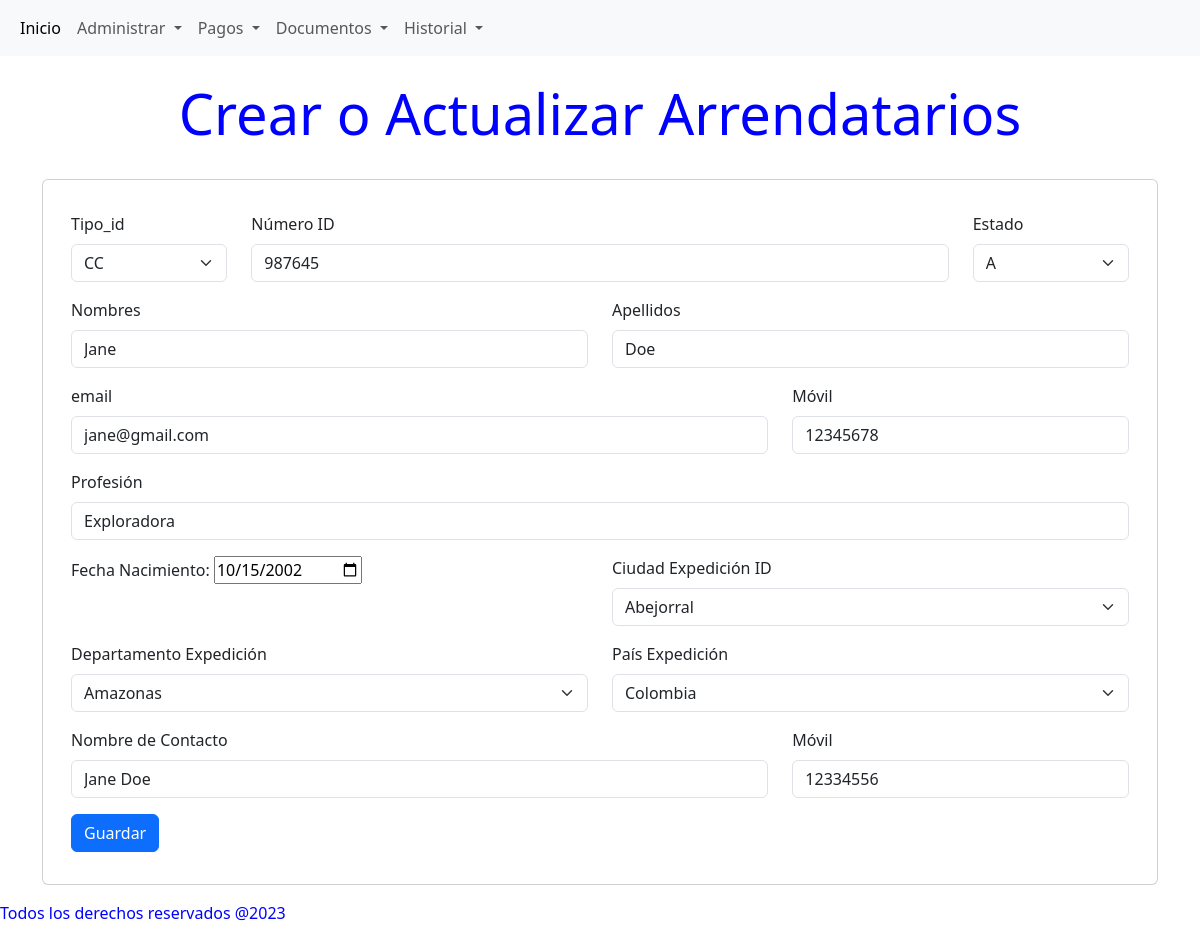
The app's page /arrendatario/edit/1 with its own data.
### models/ArrendatarioModel.py (models this page shows)
class Arrendatario(db.Model):
    id              = db.Column(db.Integer, primary_key = True)
    tipoid          = db.Column(db.String(10), nullable=False)
    idnumber        = db.Column(db.Integer, unique = True, nullable=False)
    estado          = db.Column(db.String(1), nullable=False)
    nombres         = db.Column(db.String(100), nullable=False)
    apellidos       = db.Column(db.String(100), nullable=False)
    email           = db.Column(db.String(100), nullable=False)
    movil           = db.Column(db.Integer, nullable=False)
    fechaNacimiento = db.Column(db.DateTime, nullable=False)
    pais_exp        = db.Column(db.String(50), nullable=False)
    provincia_exp   = db.Column(db.String(50))
    ciudad_exp      = db.Column(db.String(50))
    nombreContacto  = db.Column(db.String(100))
    movilContacto   = db.Column(db.Integer)
    profesion       = db.Column(db.String(100))
    contratos       = db.relationship('Contrato', secondary='contrato_arrendatario', back_populates='arrendatarios')

### models/CitiesModel.py (models this page shows, shortened)
class Cities(db.Model):
    id              =     db.Column(db.Integer, primary_key = True)
    ciudad          = db.Column(db.String(50), nullable=False)
    provincia       = db.Column(db.String(50), nullable=False)
    pais            = db.Column(db.String(50), nullable=False)

### routes/arrendatario.py (the view)
@arrendatario_bp.route('/edit/<int:person_id>', methods =['GET','POST'])
def edit_person(person_id):
   try:
        arrendatario = Arrendatario.query.filter_by(id=int(person_id)).one()
        return displayForm(arrendatario,person_id)
   except :
        return render_template('not_found.html')

### routes/arrendatario.py (called while the page is built)
def displayForm(arrendatario = None, edit_id = 'new'):
    if arrendatario is None:
        arrendatario = Arrendatario()
    idsType = tipoIdList
    estados = estadoList
    citiesQuery = Cities.query.all()
    cityData = CityPicklist(cityQuery=citiesQuery)
    ciudades = cityData.getciudades()
    provincias = cityData.getprovincias()
    paises = cityData.getpaises()
    return render_template('arrendatario/formArrendatario.html',
                           edit_id = edit_id,
                           arrendatario = arrendatario,
                           idsType = idsType,
                           estados = estados,
                           ciudades = ciudades,
                           provincias = provincias,
                           paises = paises)

### utils/pickLists.py (called while the page is built)
    def getciudades(self):
        if self.ubicaciones is None:
            cities = ['city1']
        else:
            cities = sorted(set(ubicacion.ciudad for ubicacion in self.ubicaciones))
        return cities

    def getprovincias(self):
        if self.ubicaciones is None:
            provincias = ['pronvince1']
        else:
            provincias = sorted(set(ubicacion.provincia for ubicacion in self.ubicaciones))
        return provincias

    def getpaises(self):
        if self.ubicaciones is None:
            paises = ['pais1']
        else:
            paises =sorted(set(ubicacion.pais for ubicacion in self.ubicaciones))
        return paises

### templates/arrendatario/formArrendatario.html (shortened to what this page needs)
{% extends 'base.html' %}
{% block content %}
<h1 class="display-4 text-center mt-4"> Crear o Actualizar Arrendatarios</h1>
<br>
<div class="container">
    <div class="card">
        <div class="card-body">
            <form method="post" action="{{ url_for('arrendatario.update_person', edit_id =edit_id) }}">
                <div class="container">
                    <div class=" row my-3">
                        <div class="col form-group">
                            <label for="tipoid"class="form-label">Tipo_id</label>
                            <select class="form-select" id="tipoid" name="tipoid" aria-describedby="tipoid">
                            {% for item in idsType %}
                                <option value="{{  item  }}" {% if arrendatario.tipoid == item %} selected {% endif %}>
                                    {{  item  }}
                                </option>
                            {% endfor %}
                            </select>
                        </div>
                        <div class="col-8">
                            <label for="idnumber" class="form-label">Número ID</label>
                            <input type="number" class="form-control" name="idnumber" value= {{ arrendatario.idnumber }} id="idnumber" aria-describedby="idnumber" required>
                        </div>
                        <div class="col form-group">
                            <label for="estado" class="form-label">Estado</label>
                            <select class="form-select" id="estado" name="estado" aria-describedby="estado">
                                {% for estado in estados %}
                                <option value="{{  estado  }}" {% if arrendatario.estado == estado %} selected {% endif %}>
                                    {{  estado  }}
                                </option>
                                {% endfor %}
                            </select>
                        </div>
                    </div>
                    <div class=" row my-3">
                        <div class="col">
                            <label for="nombres" class="form-label">Nombres</label>
                            <input type="text" class="form-control" id="nombres"  name="nombres"  value= {{ arrendatario.nombres |replace(' ', '&nbsp;') | safe }} aria-describedby="nombres" maxlength="100" required>
                        </div>
                        <div class="col">
                            <label for="apellidos" class="form-label">Apellidos</label>
                            <input type="text" class="form-control" name='apellidos' value= {{ arrendatario.apellidos |replace(' ', '&nbsp;') | safe }} maxlength="100" id="apellidos" aria-describedby="apellidos" required>
                        </div>
                    </div>
                    <div class="row my-3">
                        <div class="col-8">
                            <label for="email" class="form-label">email</label>
                            <input type="email" class="form-control" id="email"  name="email" value= {{ arrendatario.email }} maxlength="100"aria-describedby="email" reuired>
                        </div>
                        <div class="col-4">
                            <label for="movil" class="form-label">Móvil</label>
                            <input type="number" class="form-control" id="movil" name="movil" value= {{ arrendatario.movil }} aria-describedby="movil" required>
                        </div>
                    </div>
                    <div class="row my-3">
                        <div class="col">
                            <label for="profesion" class="form-label">Profesión</label>
                            <input type="text" class="form-control" id="profesion"  name="profesion" value= {{ arrendatario.profesion |replace(' ', '&nbsp;') | safe }} maxlength="100"aria-describedby="profesion">
                        </div>
                    </div>
                    <div class="row my-3">
                        <div class="col">
                            <label for="fechaNacimiento">Fecha Nacimiento:</label>
                            <input type="date" name="fechaNacimiento" value= {{ arrendatario.fechaNacimiento |default('')  }} required>
                        </div>
                        <div class="col form-group">
                            <label for="ciudad_exp"class="form-label">Ciudad Expedición ID</label>
                            <select class="form-select"  id="ciudad_exp" name="ciudad_exp" aria-describedby="ciudadexpedicion">
                                {% for ciudad in ciudades %}
                                    <option value="{{  ciudad  }}" {% if arrendatario.ciudad_exp == ciudad %} selected {% endif %}>
                                        {{  ciudad  }}
                                    </option>
                                {% endfor %}
                            </select>
                        </div>
                    </div>
                    <div class="row my-3">
                        <div class="col form-group">
                            <label for="provincia_exp"class="form-label">Departamento Expedición</label>
                            <select class="form-select" id="provincia_exp" name="provincia_exp" aria-describedby="provincia expedicion">
                                {% for provincia in provincias %}
                                    <option value="{{  provincia  }}" {% if arrendatario.provincia_exp == provincia %} selected {% endif %}>
                                        {{  provincia  }}
                                    </option>
                                {% endfor %}
                            </select>
                        </div>
                        <div class="col form-group">
                            <label for="pais_exp" class="form-label">País Expedición</label>
                            <select class="form-select" id="pais_exp" name="pais_exp" aria-describedby="pais expedicion">
                                {% for pais in paises %}
                                    <option value="{{  pais  }}" {% if arrendatario.pais_exp == pais %} selected {% endif %}>
                                        {{  pais  }}
                                    </option>
                                {% endfor %}
                            </select>
                        </div>
                    </div>
                    <div class="row my-3">
                        <div class="col-8">
                            <label for="nombreContacto" class="form-label">Nombre de Contacto</label>
                            <input type="text" class="form-control" id="nombreContacto"  name="nombreContacto" value= {{  arrendatario.nombreContacto |replace(' ', '&nbsp;') | safe  }} maxlength="100" aria-describedby="nombreContacto">
                        </div>
                        <div class="col-4">
                            <label for="movilContacto" class="form-label">Móvil</label>
                            <input type="number" class="form-control" id="movilContacto" name="movilContacto" value= {{  arrendatario.movilContacto  }} aria-describedby="movilContacto">
                        </div>
                    </div>
                    <div class="row my-3">
                        <div class="col">
                            <button type="submit" class="btn btn-primary" >Guardar</button>
                        </div>
                    </div>
                </div>
                </div>
        </div>
    </div>
{% endblock %}

### templates/base.html (shortened to what this page needs)
<!DOCTYPE html>
<html lang="es">
<head>
    <link href="https://cdn.jsdelivr.net/npm/bootstrap@5.3.2/dist/css/bootstrap.min.css" rel="stylesheet">
    <link href="{{ url_for('static', filename ='main.css') }}" rel="stylesheet">
    <link href="https://cdn.jsdelivr.net/npm/select2@4.1.0-rc.0/dist/css/select2.min.css" rel="stylesheet" />
</head>
<body>
    <nav class="navbar navbar-expand-lg bg-body-tertiary">
        <div class="container-fluid">
          <div class="collapse navbar-collapse" id="navbarNavAltMarkup">
            <ul class="navbar-nav">
                <li class="nav-item">
                <a class="nav-link active" aria-current="page" href="{{ url_for('admin.index') }}">Inicio</a>
                </li>
                <li class="nav-item dropdown">
                    <a class="nav-link dropdown-toggle" href="#" role="button" data-bs-toggle="dropdown" aria-expanded="false">
                        Administrar
                    </a>
                </li>
                <li class="nav-item dropdown">
                    <a class="nav-link dropdown-toggle" href="#" role="button" data-bs-toggle="dropdown" aria-expanded="false">
                        Pagos
                    </a>
                </li>
                <li class="nav-item dropdown">
                    <a class="nav-link dropdown-toggle" href="#" role="button" data-bs-toggle="dropdown" aria-expanded="false">
                        Documentos
                    </a>
                </li>
                <li class="nav-item dropdown">
                    <a class="nav-link dropdown-toggle" href="#" role="button" data-bs-toggle="dropdown" aria-expanded="false">
                        Historial
                    </a>
                </li>
            </ul>
          </div>
        </div>
      </nav>
      <main style="min-height: 85vh; margin:1rem;">
        {%block content%}
        {%endblock%}
      </main>
      <footer>
        Todos los derechos reservados @2023
      </footer>
  </body>
</html>

### static/main.css (style rules this page uses)
body { color:blue; }

### records on screen
Arrendatario: tipoid "CC", idnumber "987645", estado "A", nombres "Jane", apellidos "Doe", email "jane@gmail.com", movil "12345678", profesion "Exploradora", ciudad_exp "Abejorral", provincia_exp "Amazonas", pais_exp "Colombia", nombreContacto "Jane Doe", movilContacto "12334556"
